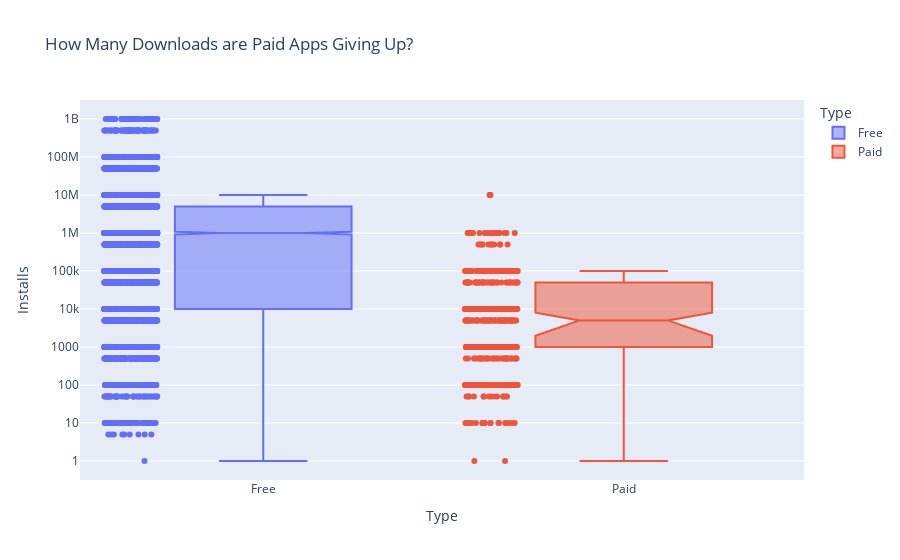

The code cell stored with this chart in its notebook:
### Markdown cell above
# Plotly Box Plots: Lost Downloads for Paid Apps

**Challenge**: Create a box plot that shows the number of Installs for free versus paid apps. How does the median number of installations compare? Is the difference large or small?

Use the [Box Plots Guide](https://plotly.com/python/box-plots/) and the [.box API reference](https://plotly.com/python-api-reference/generated/plotly.express.box.html) to create the following chart. 

<img src=https://imgur.com/uVsECT3.png>

### Code cell
box = px.box(df_apps_cleaner,
             y='Installs',
             x='Type',
             color='Type',
             notched=True,
             points='all',
             title='How Many Downloads are Paid Apps Giving Up?')
 
box.update_layout(yaxis=dict(type='log'))
 
box.show()

### Figure 1 — Plotly figure (JSON) as saved in the notebook; plotly's stock layout.template omitted (floating-point values rounded to 4 significant figures; data arrays with more than 128 entries replaced by an {"elided": "..."} marker saying what was removed)
{"data": [{"alignmentgroup": "True", "boxpoints": "all", "hovertemplate": "Type=%{x}<br>Installs=%{y}<extra></extra>", "legendgroup": "Free", "marker": {"color": "#636efa"}, "name": "Free", "notched": true, "offsetgroup": "Free", "orientation": "v", "showlegend": true, "type": "box", "x": {"elided": "8719 str values"}, "x0": " ", "xaxis": "x", "y": {"elided": "8719 int values"}, "y0": " ", "yaxis": "y"}, {"alignmentgroup": "True", "boxpoints": "all", "hovertemplate": "Type=%{x}<br>Installs=%{y}<extra></extra>", "legendgroup": "Paid", "marker": {"color": "#EF553B"}, "name": "Paid", "notched": true, "offsetgroup": "Paid", "orientation": "v", "showlegend": true, "type": "box", "x": {"elided": "646 str values"}, "x0": " ", "xaxis": "x", "y": {"elided": "646 int values"}, "y0": " ", "yaxis": "y"}], "layout": {"boxmode": "overlay", "legend": {"title": {"text": "Type"}, "tracegroupgap": 0}, "title": {"text": "How Many Downloads are Paid Apps Giving Up?"}, "xaxis": {"anchor": "y", "categoryarray": ["Free", "Paid"], "categoryorder": "array", "domain": [0, 1], "title": {"text": "Type"}}, "yaxis": {"anchor": "x", "domain": [0, 1], "title": {"text": "Installs"}, "type": "log"}}}
